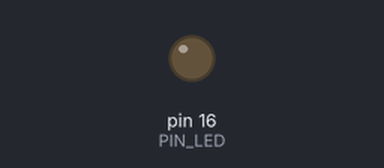
The sketch below on a simulated Arduino Uno, built with avr-gcc and run on an emulated ATmega328P. Parts: output pins drawn as LEDs (lit = HIGH).

Above: at 0.5 s.
At 5.0 s:
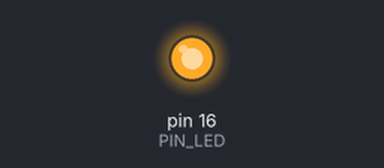
Timing chart, 0 to 6.9 s (numbered marks = the images above):
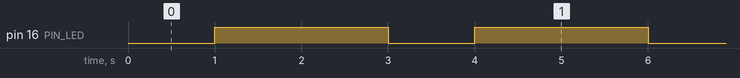

Measured:
- by itself, pin 16 (PIN_LED): alternates HIGH for 2.0 s and LOW for 1.0 s

The sketch:

ESPDuino_blink.ino
```cpp
#define PIN_LED 16
#define KEY_FLASH 0

void setup() {
  pinMode(PIN_LED, OUTPUT);     // Initialize the BUILTIN_LED pin as an output
  //pinMode(KEY_FLASH, INPUT);
  //digitalWrite(PIN_LED,LOW);//点亮LED灯
}
/*void keydo(){
 if(digitalRead(KEY_FLASH)==0)
  digitalWrite(PIN_LED,HIGH);
  else
  digitalWrite(PIN_LED,LOW);
}

// the loop function runs over and over again forever
void loop() {

  digitalWrite(PIN_LED, LOW);   // Turn the LED on (Note that LOW is the voltage level
                                    // but actually the LED is on; this is because
                                    // it is acive low on the ESP-01)
  delay(500);                      // Wait for a second
  keydo();
  digitalWrite(PIN_LED, HIGH);  // Turn the LED off by making the voltage HIGH
  delay(500);                      // Wait for two seconds (to demonstrate the active low LED)


}*/
void loop() {
  digitalWrite(PIN_LED, LOW);   // Turn the LED on (Note that LOW is the voltage level
                                    // but actually the LED is on; this is because
                                    // it is acive low on the ESP-01)
  delay(1000);                      // Wait for a second
  digitalWrite(PIN_LED, HIGH);  // Turn the LED off by making the voltage HIGH
  delay(2000);                      // Wait for two seconds (to demonstrate the active low LED)
}
```
